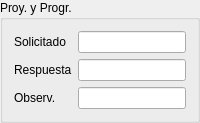
        <widget class="QGroupBox" name="formGroupBox_2">
         <property name="sizePolicy">
          <sizepolicy hsizetype="Expanding" vsizetype="Preferred">
           <horstretch>0</horstretch>
           <verstretch>0</verstretch>
          </sizepolicy>
         </property>
         <property name="title">
          <string>Proy. y Progr.</string>
         </property>
         <layout class="QFormLayout" name="formLayout_28">
          <item row="0" column="0">
           <widget class="QLabel" name="solicitadoLabel_6">
            <property name="text">
             <string>Solicitado</string>
            </property>
           </widget>
          </item>
          <item row="0" column="1">
           <widget class="QLineEdit" name="proy_solicitado"/>
          </item>
          <item row="1" column="0">
           <widget class="QLabel" name="respuestaLabel_6">
            <property name="text">
             <string>Respuesta</string>
            </property>
           </widget>
          </item>
          <item row="1" column="1">
           <widget class="QLineEdit" name="proy_respuesta"/>
          </item>
          <item row="2" column="0">
           <widget class="QLabel" name="observLabel_5">
            <property name="text">
             <string>Observ.</string>
            </property>
           </widget>
          </item>
          <item row="2" column="1">
           <widget class="QLineEdit" name="proy_observaciones"/>
          </item>
         </layout>
        </widget>
